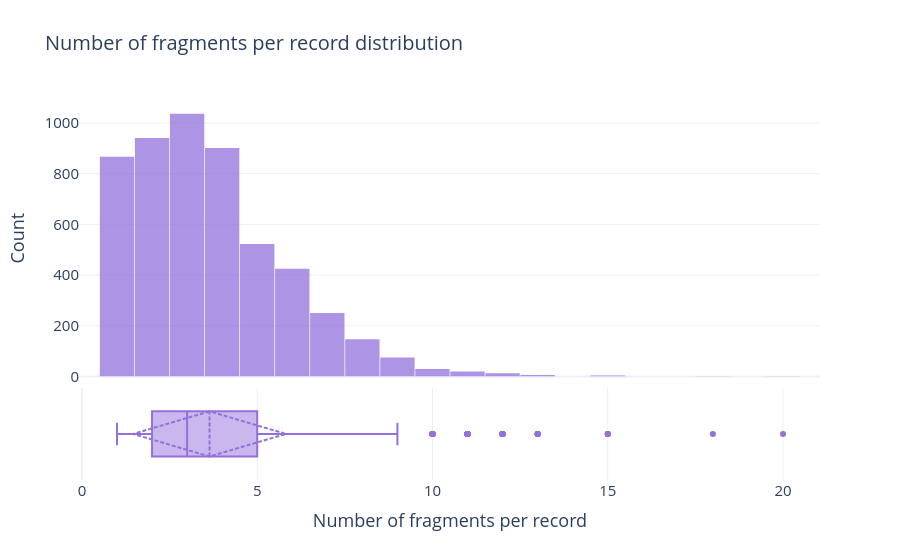

The code cell stored with this chart in its notebook:
### Markdown cell above
### 3.5. Number of fragments per record

### Code cell
# --- 1. Contar fragmentos por paciente ---
fragments_per_record = df.groupby("record_id").size()

# --- 3. Figura: histograma + KDE arriba, boxplot horizontal abajo ---
fig = make_subplots(
    rows=2, cols=1,
    shared_xaxes=True,
    row_heights=[0.75, 0.25],
    vertical_spacing=0.03,
)

fig.add_trace(
    go.Histogram(
        x=fragments_per_record,
        name="n/patient",
        marker_color="mediumpurple",
        opacity=0.75,
        showlegend=False,
    ),
    row=1, col=1
)

fig.add_trace(
    go.Box(
        x=fragments_per_record,
        name="Fragments/patient",
        marker_color="mediumpurple",
        line_color="mediumpurple",
        boxpoints="outliers",
        showlegend=False,
        boxmean="sd",
    ),
    row=2, col=1
)

# --- 4. Layout ---
fig.update_layout(
    template="plotly_white",
    title_text="Number of fragments per record distribution",
    font=dict(size=15),
    title_font=dict(size=20),
    bargap=0.02,
)
fig.update_yaxes(title_text="Count", row=1, col=1)
fig.update_yaxes(showticklabels=False, row=2, col=1)
fig.update_xaxes(title_text="Number of fragments per record", row=2, col=1)

fig.show()
fig.write_image("assets/filtered/fragments_record_distribution.png", scale=5)

### Figure 1 — Plotly figure (JSON) as saved in the notebook; plotly's stock layout.template omitted (floating-point values rounded to 4 significant figures; data arrays with more than 128 entries replaced by an {"elided": "..."} marker saying what was removed)
{"data": [{"marker": {"color": "mediumpurple"}, "name": "n/patient", "opacity": 0.75, "showlegend": false, "type": "histogram", "x": {"elided": "5238 int values"}, "xaxis": "x", "yaxis": "y"}, {"boxmean": "sd", "boxpoints": "outliers", "line": {"color": "mediumpurple"}, "marker": {"color": "mediumpurple"}, "name": "Fragments/patient", "showlegend": false, "type": "box", "x": {"elided": "5238 int values"}, "xaxis": "x2", "yaxis": "y2"}], "layout": {"bargap": 0.02, "font": {"size": 15}, "title": {"font": {"size": 20}, "text": "Number of fragments per record distribution"}, "xaxis": {"anchor": "y", "domain": [0, 1], "matches": "x2", "showticklabels": false}, "xaxis2": {"anchor": "y2", "domain": [0, 1], "title": {"text": "Number of fragments per record"}}, "yaxis": {"anchor": "x", "domain": [0.2725, 1], "title": {"text": "Count"}}, "yaxis2": {"anchor": "x2", "domain": [0, 0.2425], "showticklabels": false}}}
